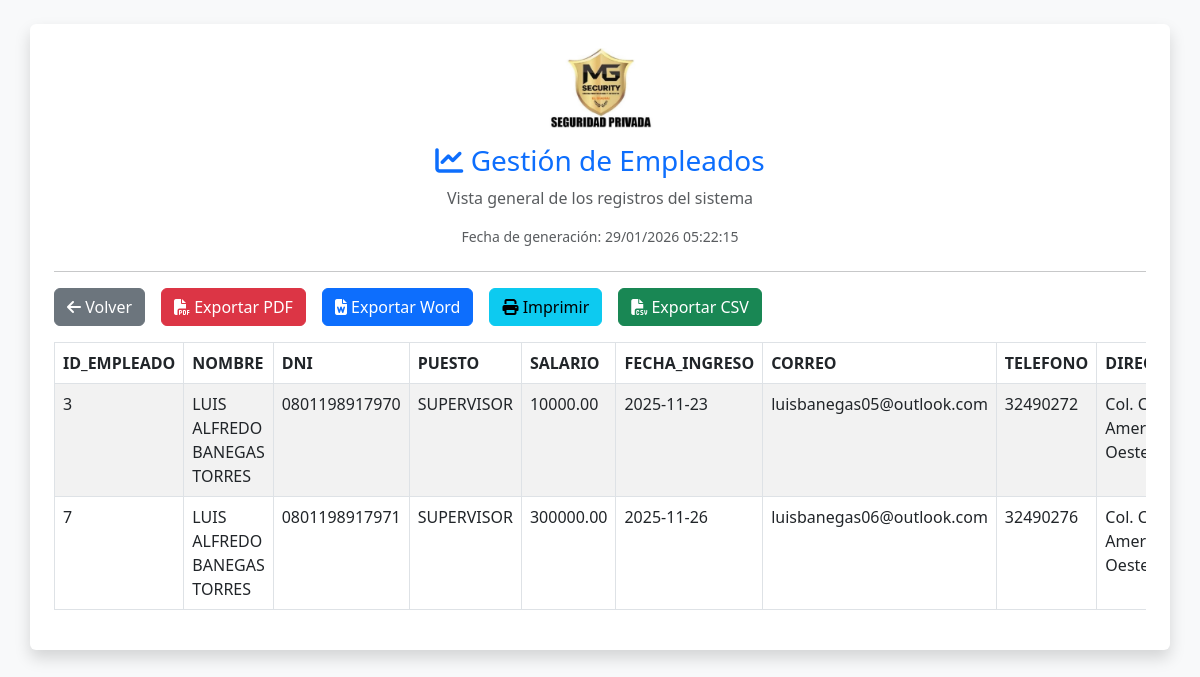
Screenshot of /reportes/reporte_empleados.php (signed in) with the database file from the repository.
### tables this page shows
CREATE TABLE `tbl_ms_empleados` (
  `id_empleado` int(11) NOT NULL,
  `nombre` varchar(100) NOT NULL,
  `dni` varchar(20) NOT NULL,
  `puesto` varchar(50) DEFAULT NULL,
  `salario` decimal(10,2) DEFAULT NULL,
  `fecha_ingreso` date DEFAULT NULL,
  `correo` varchar(50) NOT NULL,
  `telefono` varchar(50) NOT NULL,
  `direccion` varchar(200) DEFAULT NULL,
  `departamento` varchar(100) DEFAULT NULL,
  `numero_cuenta` varchar(40) DEFAULT NULL,
  `estado` varchar(20) NOT NULL
);

### reportes/reporte_empleados.php (the view, shortened to what this page needs)
<?php
include("../conexion.php");
$reportes = [
    "Empleados" => ["titulo" => "Gestión de Empleados", "tabla" => "tbl_ms_empleados"],
];
$modulo = "Empleados";
$titulo_reporte = $reportes[$modulo]["titulo"];
$tabla_reporte  = $reportes[$modulo]["tabla"];
$query = "SELECT * FROM $tabla_reporte";
$result = mysqli_query($conexion, $query);
?>
<!DOCTYPE html>
<html lang="es">
<head>
    <link rel="stylesheet" href="https://cdn.jsdelivr.net/npm/bootstrap@5.3.0/dist/css/bootstrap.min.css">
    <link rel="stylesheet" href="https://cdnjs.cloudflare.com/ajax/libs/font-awesome/6.4.0/css/all.min.css">
</head>
<body class="bg-light">
<div class="container mt-4 bg-white shadow p-4 rounded">
    <div class="text-center mb-4">
        <img src="../imagenes/logo.jpeg" alt="Logo Empresa" class="img-fluid" style="max-height: 80px;">
        <h3 class="text-primary mt-3">
            <i class="fa fa-chart-line"></i> <?php echo $titulo_reporte; ?>
        </h3>
        <p class="text-muted">Vista general de los registros del sistema</p>
        <p class="text-muted small">Fecha de generación: <?php echo date("d/m/Y H:i:s"); ?></p>
    </div>
    <hr>
    <div class="mb-3 d-flex gap-3 no-print">
        <a href="../modulos/reportes.php" class="btn btn-secondary">
            <i class="fa fa-arrow-left"></i> Volver
        </a>
        <button onclick="exportarPDF()" class="btn btn-danger">
            <i class="fa fa-file-pdf"></i> Exportar PDF
        </button>
        <button onclick="exportarWord()" class="btn btn-primary">
            <i class="fa fa-file-word"></i> Exportar Word
        </button>
        <button onclick="window.print()" class="btn btn-info">
            <i class="fa fa-print"></i> Imprimir
        </button>
        <a href="reporte_empleados.php?export=csv" class="btn btn-success">
            <i class="fa fa-file-csv"></i> Exportar CSV
        </a>
    </div>
    <div class="table-container">
        <table class="table table-bordered table-striped">
            <thead>
                <tr>
                    <?php
                    if ($result && mysqli_num_rows($result) > 0) {
                        $campos = array_keys(mysqli_fetch_assoc($result));
                        foreach ($campos as $campo) {
                            echo "<th>" . strtoupper($campo) . "</th>";
                        }
                        mysqli_data_seek($result, 0);
                    }
                    ?>
                </tr>
            </thead>
            <tbody>
                <?php
                if ($result && mysqli_num_rows($result) > 0) {
                    while ($fila = mysqli_fetch_assoc($result)) {
                        echo "<tr>";
                        foreach ($fila as $campo => $dato) {
                            echo "<td>" . htmlspecialchars($dato ?? '') . "</td>";
                        }
                        echo "</tr>";
                    }
                } else {
                    echo "<tr><td colspan='20' class='text-center text-muted'>No hay datos disponibles.</td></tr>";
                }
                ?>
            </tbody>
        </table>
    </div>
</div>
</body>
</html>

### reportes/reporte_empleados.php (style rules this page uses)
.table-container { max-height: 70vh; overflow-y: auto; }
th { background: #0d6efd; color: white; position: sticky; top: 0; }

### rows the page displays
tbl_ms_empleados: id_empleado "3", nombre "LUIS ALFREDO BANEGAS TORRES", dni "0801198917970", puesto "SUPERVISOR", salario "10000.00", fecha_ingreso "2025-11-23", correo "luisbanegas05@outlook.com", telefono "32490272", direccion "Col.…"
tbl_ms_empleados: id_empleado "7", nombre "LUIS ALFREDO BANEGAS TORRES", dni "0801198917971", puesto "SUPERVISOR", salario "300000.00", fecha_ingreso "2025-11-26", correo "luisbanegas06@outlook.com", telefono "32490276", direccion "Col.…"

### other values shown
$titulo_reporte "Gestión de Empleados"
$campo "ID_EMPLEADO"
$campo "NOMBRE"
$campo "DNI"
$campo "PUESTO"
$campo "SALARIO"
$campo "FECHA_INGRESO"
$campo "CORREO"
$campo "TELEFONO"
